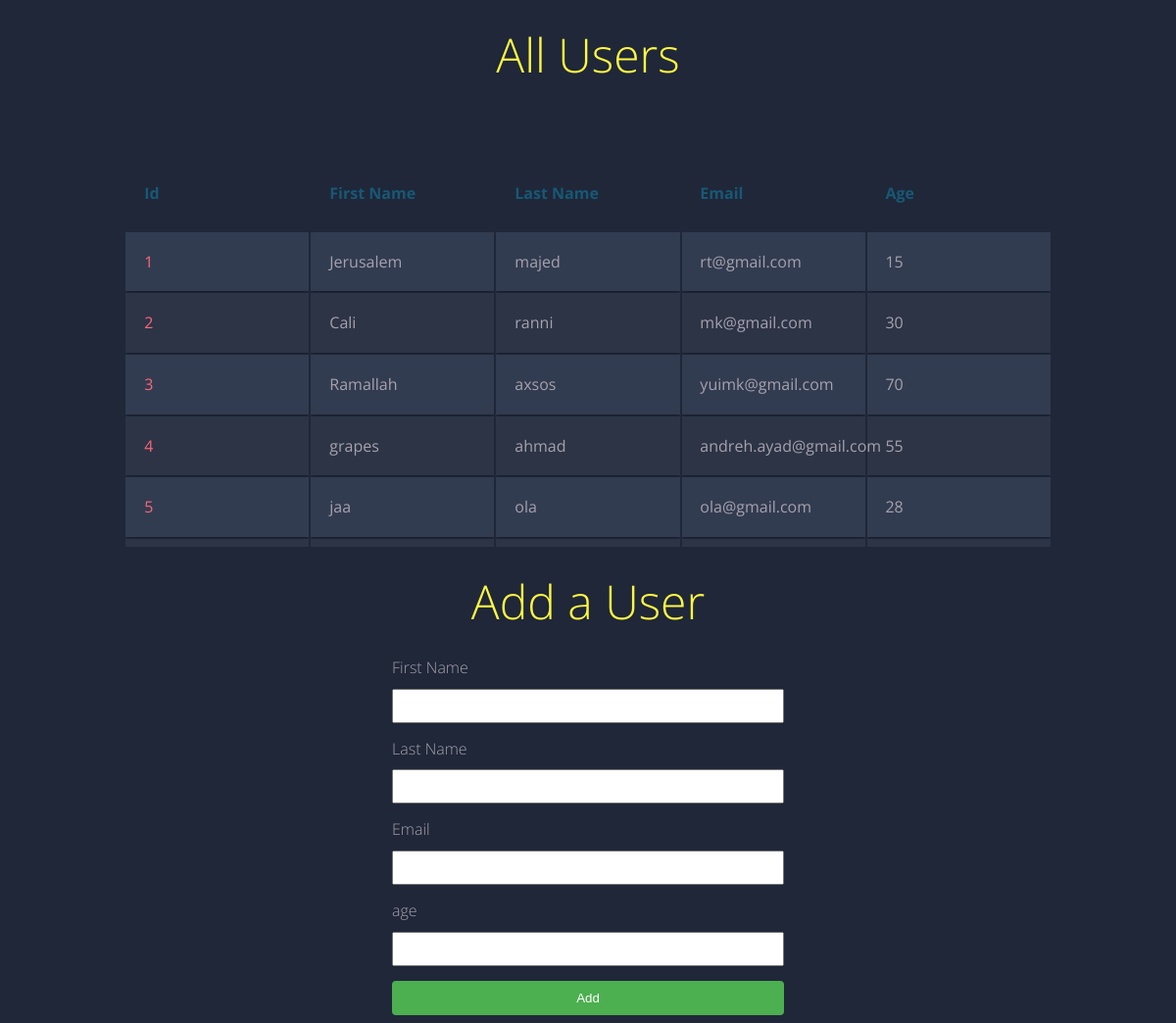
The page / on the database its author committed.
### user_app/models.py (models this page shows)
class User(models.Model):
    first_name = models.CharField(max_length=255)
    last_name = models.CharField(max_length=255)
    email_address = models.CharField(max_length=255)
    age = models.IntegerField()
    created_at = models.DateTimeField(auto_now_add=True)
    updated_at = models.DateTimeField(auto_now=True)

### user_app/views.py (the view)
# urls.py: path('', views.index),
def index(request):
    data = {
        "i" : User.objects.all()
    }
    return render(request,"index.html",data)

### user_app/templates/index.html (shortened to what this page needs)
<!DOCTYPE html>
<html lang="en">
<head>
</head>
<body>
  <h1><span class="yellow">All Users</span></h1>
  <h2></h2>
  <div class="table-wrapper">
      <table class="container">
          <thead>
            <tr>
              <th><h1>Id</h1></th>
              <th><h1>First Name</h1></th>
              <th><h1>Last Name</h1></th>
              <th><h1>Email</h1></th>
              <th><h1>Age</h1></th>
            </tr>
          </thead>
          <tbody class="tablecont">
            {% for x in i %}
            <tr>
              <td>{{x.id}}</td>
              <td>{{x.first_name}}</td>
              <td>{{x.last_name}}</td>
              <td>{{x.email_address}}</td>
              <td>{{x.age}}</td>
            </tr>
            {% endfor %}
          </tbody>
        </table>
  </div>
<h1><span class="yellow">Add a User</pan></h1>
    <div class="addusers">
        <form action="adduser" method="post">
            <label>First Name</label>
            <input type="text" name="fname">
            <label>Last Name</label>
            <input type="text" name="lname">
            <label>Email</label>
            <input type="email" name="email">
            <label>age</label>
            <input type="number" name="age">
            <button>Add</button>
        </form>
    </div>
</body>
</html>

### user_app/templates/index.html (style rules this page uses)
body { font-family: 'Open Sans', sans-serif; font-weight: 300; line-height: 1.42em; color:#A7A1AE; background-color:#1F2739; }
h1 { font-size:3em; font-weight: 300; line-height:1em; text-align: center; color: #4DC3FA; }
h2 { font-size:1em; font-weight: 300; text-align: center; display: block; line-height:1em; padding-bottom: 2em; color: #FB667A; }
.yellow { color: #FFF842; }
.container th h1 { font-weight: bold; font-size: 1em; text-align: left; color: #185875; }
.container td { font-weight: normal; font-size: 1em; -webkit-box-shadow: 0 2px 2px -2px #0E1119; -moz-box-shadow: 0 2px 2px -2px #0E1119; box-shadow: 0 2px 2px -2px #0E1119; }
.container { text-align: left; width: 80%; margin: 0 auto; display: table; padding: 0 0 8em 0; table-layout: fixed; }
.table-wrapper { overflow-y: auto; max-height: 400px; }
.container td, .container th { padding-bottom: 2%; padding-top: 2%; padding-left:2%; }
.container thead th { position: sticky; top: 0; z-index: 1; background-color: #1F2739; }
.container tr:nth-child(odd) { background-color: #323C50; }
.container tr:nth-child(even) { background-color: #2C3446; }
.container th { background-color: #1F2739; }
.container td:first-child { color: #FB667A; }
.addusers { margin: 0 auto; max-width: 400px; }
.addusers label { display: block; margin-bottom: 10px; }
.addusers input { width: 100%; padding: 8px; margin-bottom: 15px; box-sizing: border-box; }
.addusers button { background-color: #4CAF50; color: white; padding: 10px 20px; border: none; border-radius: 4px; cursor: pointer; width: 100%; }

### rows shown on the page
User: id "1", first_name "Jerusalem", last_name "majed", email_address "rt@gmail.com", age "15"
User: id "2", first_name "Cali", last_name "ranni", email_address "mk@gmail.com", age "30"
User: id "3", first_name "Ramallah", last_name "axsos", email_address "yuimk@gmail.com", age "70"
User: id "4", first_name "grapes", last_name "ahmad", email_address "andreh.ayad@gmail.com", age "55"
User: id "5", first_name "jaa", last_name "ola", email_address "ola@gmail.com", age "28"
